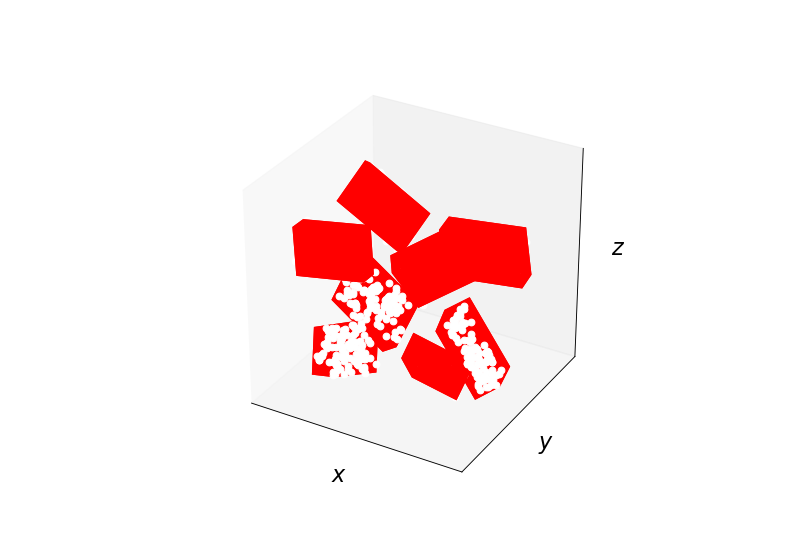

Generate this figure with Python:
from numpy.random import randint
from numpy.random import rand

import matplotlib.pyplot as plt

from compas.plotters import Bounds
from compas.plotters import Cloud3D
from compas.plotters import Box
from compas.plotters import create_axes_3d
from compas.geometry import rotation_matrix
from compas.geometry import transform
from compas.geometry import oriented_bounding_box_numpy

clouds = []

for i in range(8):
    a = randint(1, high=8) * 10 * 3.14159 / 180
    d = [1, 1, 1]

    cloud = rand(100, 3)

    if i in (1, 2, 5, 6):
        cloud[:, 0] *= - 10.0
        cloud[:, 0] -= 3.0
        d[0] = -1
    else:
        cloud[:, 0] *= 10.0
        cloud[:, 0] += 3.0

    if i in (2, 3, 6, 7):
        cloud[:, 1] *= - 3.0
        cloud[:, 1] -= 3.0
        d[1] = -1
    else:
        cloud[:, 1] *= 3.0
        cloud[:, 1] += 3.0

    if i in (4, 5, 6, 7):
        cloud[:, 2] *= - 6.0
        cloud[:, 2] -= 3.0
        d[2] = -1
    else:
        cloud[:, 2] *= 6.0
        cloud[:, 2] += 3.0

    R = rotation_matrix(a, d)
    cloud[:] = transform(cloud, R)

    clouds.append(cloud.tolist())

axes = create_axes_3d()

bounds = Bounds([point for points in clouds for point in points])
bounds.plot(axes)

for cloud in clouds:
    bbox = oriented_bounding_box_numpy(cloud)

    Cloud3D(cloud).plot(axes)
    Box(bbox[1]).plot(axes)

plt.show()
